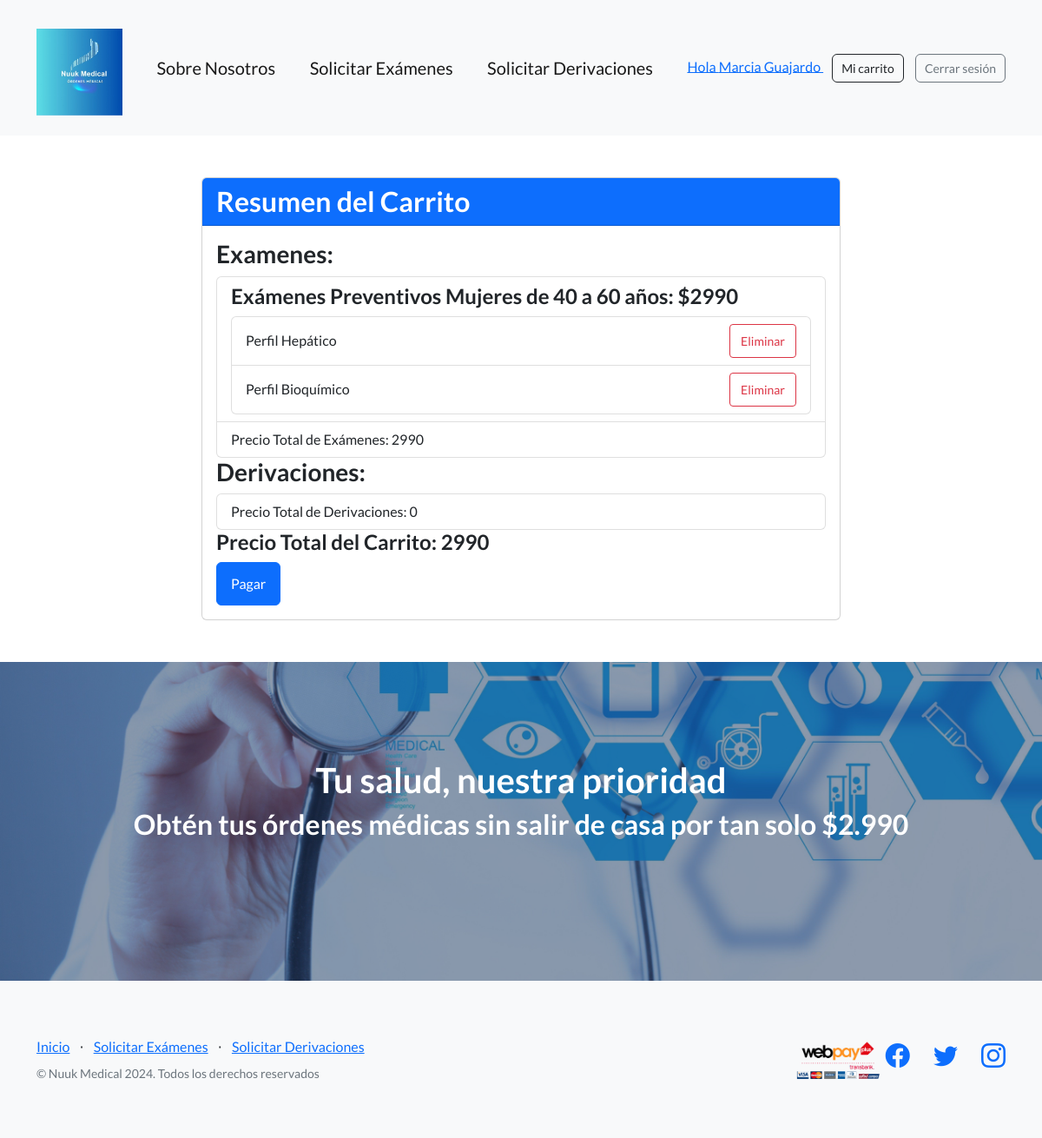
Screenshot of /resumen_carrito/ (signed in) with the database file from the repository.
### AppWeb/models.py (models this page shows, shortened)
class CustomUser(AbstractUser):
    nombre = models.CharField('Nombre', max_length=100)
    apellido = models.CharField('Apellido', max_length=100)
    email = models.EmailField('Correo electronico', unique=True)
    region = models.CharField('Region', max_length=100)
    comuna = models.CharField('Comuna', max_length=100)
    direccion = models.CharField(max_length=255)
    telefono_contacto = models.CharField(max_length=20)
    fecha_nacimiento = models.DateField()
    rut = models.CharField(max_length=12, unique=True)
    genero = models.CharField(max_length=1, choices=(
        ('M', 'Masculino'),
        ('F', 'Femenino'),
        ('O', 'Otro'),
    ))
    objects = CustomUserManager()
    USERNAME_FIELD = 'email'
    REQUIRED_FIELDS = ['nombre', 'apellido', 'direccion', 'telefono_contacto', 'fecha_nacimiento', 'rut', 'genero', 'region', 'comuna']
    groups = models.ManyToManyField(
        'auth.Group',
        verbose_name='groups',
        blank=True,
        related_name='customuser_set',
        related_query_name='user'
    )
    user_permissions = models.ManyToManyField(
        'auth.Permission',
        verbose_name='user permissions',
        blank=True,
        related_name='customuser_set',
        related_query_name='user'
    )

class Categoria(models.Model):
    nombre = models.CharField(max_length=100)
    descripcion = models.TextField(blank=True)  # Campo opcional para descripción de la categoría
    precio = models.DecimalField(max_digits=10, decimal_places=0)
    imagen_url = models.CharField(max_length=200, null=True, blank=True)

class Item(models.Model):
    nombre = models.CharField(max_length=100)
    categoria = models.ForeignKey(Categoria, on_delete=models.CASCADE, null=True, blank=True)
    derivacion = models.ForeignKey(Derivacion, on_delete=models.CASCADE, null=True, blank=True)
    descripcion = models.TextField(blank=True)

### AppWeb/views.py (the view)
# urls.py: path('resumen_carrito/', views.resumen_carrito, name='resumen_carrito'),
@login_required(login_url='/login')
def resumen_carrito(request):
    data = calcular_precio_total_e_items_carrito(request.user)
    return render(request, 'examenes/resumen_carritotest.html', data)

### AppWeb/views.py (called while the page is built, shortened)
def calcular_precio_derivaciones(items_carrito, derivaciones):
    derivaciones_procesadas = set()
    precio_total_derivaciones = 0
    items_por_derivacion = {}
    return precio_total_derivaciones, items_por_derivacion

def calcular_precio_categorias(items_carrito, categorias):
    categorias_procesadas = set()
    precio_total_categorias = 0
    items_por_categoria = {}
    for categoria in categorias:
        if categoria in categorias_procesadas:
            continue
        items_categoria = items_carrito.filter(categoria=categoria)
        items_por_categoria[categoria] = items_categoria
        precio_total_categoria = categoria.precio
        precio_total_categorias += precio_total_categoria
        categorias_procesadas.add(categoria)
    return precio_total_categorias, items_por_categoria

def calcular_precio_total_e_items_carrito(usuario):
    items_carrito = Item.objects.filter(itemcarrito__carrito__usuario=usuario)
    categorias = Categoria.objects.filter(item__in=items_carrito).distinct()
    derivaciones = Derivacion.objects.filter(item__in=items_carrito).distinct()
    precio_total_categorias, items_por_categoria = calcular_precio_categorias(items_carrito, categorias)
    precio_total_derivaciones, items_por_derivacion = calcular_precio_derivaciones(items_carrito, derivaciones)
    precio_total = precio_total_categorias + precio_total_derivaciones
    return {
        'items_por_categoria': items_por_categoria,
        'items_por_derivacion': items_por_derivacion,
        'precio_total_categorias': precio_total_categorias,
        'precio_total_derivaciones': precio_total_derivaciones,
        'precio_total': precio_total,
            }

### AppWeb/templates/examenes/resumen_carritotest.html (shortened to what this page needs)
{% extends 'base.html' %}
{% load static %}
{% block content %}
<div class="container cart-summary-container">
    <div class="row">
        <div class="col-md-8 offset-md-2">
            <div class="card">
                <div class="card-header bg-primary text-white">
                    <h2 class="mb-0">Resumen del Carrito</h2>
                </div>
                <div class="card-body">
                    <h3>Examenes:</h3>
                    <ul class="list-group">
                        {% for categoria, items in items_por_categoria.items %}
                        <li class="list-group-item">
                            <h4>{{ categoria.nombre }} ${{ categoria.precio }}</h4>
                            <ul class="list-group">
                                {% for item in items %}
                                <li class="list-group-item d-flex justify-content-between align-items-center">
                                    {{ item.nombre }}
                                    <form class="eliminar-form" action="{% url 'eliminar_producto' item.pk %}" method="post">
                                        <button type="submit" class="btn btn-outline-danger btn-sm">Eliminar</button>
                                    </form>
                                </li>
                                {% endfor %}
                            </ul>
                        </li>
                        {% endfor %}
                        <li class="list-group-item">Precio Total de Exámenes: {{ precio_total_categorias }}</li>
                    </ul>
                    <h3>Derivaciones:</h3>
                    <ul class="list-group">
                        <li class="list-group-item">Precio Total de Derivaciones: {{ precio_total_derivaciones }}</li>
                    </ul>
                    <h4>Precio Total del Carrito: {{ precio_total }}</h4>
                    <form method="get" action="{% url 'pago_exitoso' %}">
                        <button type="submit" class="btn btn-primary">Pagar</button>
                    </form>
                </div>
            </div>
        </div>
    </div>
</div>
{% endblock %}

### AppWeb/templates/base.html (shortened to what this page needs)
<!DOCTYPE html>
<html lang="en">
    <head>
        {% load static %}
        <link rel="stylesheet" href="https://stackpath.bootstrapcdn.com/bootstrap/4.5.2/css/bootstrap.min.css">
        <link href="https://cdn.jsdelivr.net/npm/bootstrap-icons@1.5.0/font/bootstrap-icons.css" rel="stylesheet" type="text/css" />
        <link href="{% static 'css/styles.css' %}" rel="stylesheet"/>
        <link rel="stylesheet" href="https://cdnjs.cloudflare.com/ajax/libs/toastify-js/1.11.0/toastify.min.css">
    </head>
    <body>
        <nav class="navbar navbar-light bg-light static-top">
            <div class="container">
                <a class="navbar-brand" href="{% url 'index' %}">
                    <img src="{% static 'assets/img/logoazul.jpeg' %}" alt="Nuuk Medical" style="display: block; margin: 20px auto 10px; height: 100px;">
                </a>
                <a class="navbar-brand" href="{% url 'nosotros' %}">Sobre Nosotros</a>
                <a class="navbar-brand" href="{% url 'ver_categorias' %}">Solicitar Exámenes</a>
                <a class="navbar-brand" href="{% url 'derivaciones' %}">Solicitar Derivaciones</a>
                {% if request.user.is_authenticated %}
                <div class="navbar-item">
                    <a href="{% url 'mi_cuenta' %}" class="navbar-link">
                        Hola {{ request.user.nombre|default:request.user.username }} {{ request.user.apellido|default:'' }}
                    </a>
                    <a href="{% url 'resumen_carrito' %}" class="btn btn-outline-dark custom-btn">Mi carrito</a>
                    <a href="{% url 'logout' %}" class="btn btn-outline-secondary custom-btn">Cerrar sesión</a>
                </div>
                {% else %}
                <a class="btn btn-outline-primary custom-btn" href="{% url 'login' %}">Iniciar Sesión</a>
                {% endif %}
                </div>
                </nav>
    {% block content %}
    {% endblock %}
    <section class="call-to-action text-white text-center" style="background-image: url('{% static "assets/img/fondo.jpg" %}');" id="signup">
        <div class="container position-relative">
            <div class="row justify-content-center">
                <div class="text-center text-white">
                    <h1>Tu salud, nuestra prioridad</h1>
                    <h2>Obtén tus órdenes médicas sin salir de casa por tan solo $2.990</h2>
                </div>
            </div>
        </div>
    </section>
    <footer class="footer bg-light">
        <div class="container">
            <div class="row">
                <div class="col-lg-6 h-100 text-center text-lg-start my-auto">
                    <ul class="list-inline mb-2">
                        <li class="list-inline-item"><a href="{% url 'index' %}">Inicio</a></li>
                        <li class="list-inline-item">⋅</li>
                        <li class="list-inline-item"><a href="{% url 'ver_categorias' %}">Solicitar Exámenes</a></li>
                        <li class="list-inline-item">⋅</li>
                        <li class="list-inline-item"><a href="{% url 'derivaciones' %}">Solicitar Derivaciones</a></li>
                    </ul>
                    <p class="text-muted small mb-4 mb-lg-0">&copy; Nuuk Medical 2024. Todos los derechos reservados</p>
                </div>
                <div class="col-lg-6 h-100 text-center text-lg-end my-auto">
                    <ul class="list-inline mb-0">
                        <img src="{% static 'assets/img/webpay.png' %}" style="width: 100px; height: auto;">
                        <li class="list-inline-item me-4">
                            <a href="#!"><i class="bi-facebook fs-3"></i></a>
                        </li>
                        <li class="list-inline-item me-4">
                            <a href="#!"><i class="bi-twitter fs-3"></i></a>
                        </li>
                        <li class="list-inline-item">
                            <a href="#!"><i class="bi-instagram fs-3"></i></a>
                        </li>
                    </ul>
                </div>
            </div>
        </div>
    </footer>
</body>
</html>

### AppWeb/templates/base.html (style rules this page uses)
.custom-btn { padding: 5px 10px; font-size: 14px; margin-left: 10px; }

### AppWeb/templates/examenes/resumen_carritotest.html (style rules this page uses)
.cart-summary-container { margin-top: 3rem; margin-bottom: 3rem; }

### rows the page displays
CustomUser: user.nombre "Marcia", user.apellido "Guajardo"
Categoria: nombre "Exámenes Preventivos Mujeres de 40 a 60 años:", precio "2990"
Item: nombre "Perfil Hepático"
Item: nombre "Perfil Bioquímico"

### other values shown
{{ precio_total_categorias }} "2990"
{{ precio_total_derivaciones }} "0"
{{ precio_total }} "2990"
